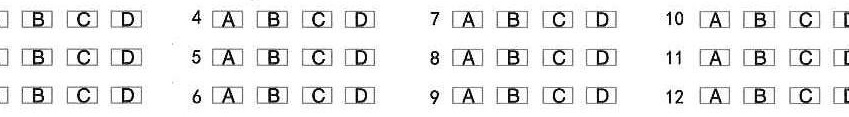
#> input picture data/choice.jpg, 849 x 117 px
$ python -i demo14.py   (imports and definitions only)   (older library calls are emulated)
#> lines starting #> are read from the running program, lines starting #| are printed output that depends on the picture; after the words box and inside, x2 and y2 are one past the last pixel; in counts of white or black regions, pixels touching at a corner belong together
### utils.py
# @Author  : lightXu
# @File    : utils.py
# @Time    : 2018/11/22 0022 上午 11:01
import os
import json
import math
import subprocess
import xml.etree.cElementTree as ET

import cv2, re
import numpy as np
from PIL import Image
from pywt import wavedec2, waverec2


# [12 lines left out: function read_label, not called in this run]


class NpEncoder(json.JSONEncoder):
    # [268 lines left out: functions default, create_xml, read_xml, read_xml_to_json, crop_region, img_resize and 7 more, not called in this run]


def crop_region_direct(im, bbox):
    xmin = bbox[0]
    ymin = bbox[1]
    xmax = bbox[2]
    ymax = bbox[3]

    region = im[ymin:ymax, xmin:xmax]
    return region


# [510 lines left out: functions decide_coordinate_contains1, decide_coordinate_full_contains, decide_coordinate_full_contains2, decide_coordinate_left_top, decide_choice_m_left_top, decide_coordinate_left_baidu and 16 more, not called in this run]


class ImageHash(object):
    """
    Hash encapsulation. Can be used for dictionary keys and comparisons.
    """

    def __init__(self, binary_array):
        self.hash = binary_array

    def __str__(self):
        return _binary_array_to_hex(self.hash.flatten())

    def __repr__(self):
        return repr(self.hash)

    # [16 lines left out: functions __sub__, __eq__, __ne__, not called in this run]

    def __hash__(self):
        # this returns a 8 bit integer, intentionally shortening the information
        return sum([2 ** (i % 8) for i, v in enumerate(self.hash.flatten()) if v])


# [50 lines left out: functions whash, average_hash, not called in this run]


def hash_similarity(hash_as_t, hash_to_regi):
    similarity = 1 - (hash_as_t - hash_to_regi) / len(hash_as_t.hash) ** 2  # 相似性
    return similarity


# [87 lines left out: functions image_hash_detection_simple, xyxy2xywh, xywh2xyxy, py_cpu_nms, preprocess, not called in this run]

### cross_point/demo14.py
# -*- coding:utf-8 -*-
__author__ = 'lynn'
__date__ = '2021/5/6 11:12'


import cv2, os, shutil
import numpy as np
import xml.etree.ElementTree as ET
from utils import *
from PIL import Image


# [114 lines left out: functions center_point, clustering_points, dict_get, dist_point_line, flatten, groupby and 4 more, not called in this run]


def polygon_to_box(polygon):
    print(polygon)
    return (polygon[0], polygon[3], polygon[4], polygon[7])


def sort(coll, key=lambda x: x, reverse=False):
    coll.sort(key=key, reverse=reverse)
    return coll


# 自适应阈值出来了很多噪点,感觉更适合自然场景多些
def prepare_gray_(img_color):
    img_gray = cv2.bitwise_not(cv2.cvtColor(img_color, cv2.COLOR_RGB2GRAY))
    return cv2.adaptiveThreshold(img_gray, 255, cv2.ADAPTIVE_THRESH_MEAN_C, cv2.THRESH_BINARY, 15, -2)


def prepare_gray(img_color):
    gray_img = cv2.bitwise_not(cv2.cvtColor(img_color, cv2.COLOR_RGB2GRAY))
    # return cv2.adaptiveThreshold(img_gray, 255, cv2.ADAPTIVE_THRESH_MEAN_C, cv2.THRESH_BINARY, 15, -2)
    _ret, thresh_img = cv2.threshold(gray_img, 0, 255, cv2.THRESH_BINARY + cv2.THRESH_OTSU)
    return thresh_img


# def outline_frame(img_gray, border_thickness, horizontal_scale=20.0, vertical_scale=20.0):
# [238 lines left out: functions outline_frame, align_points, cross_points, get_std_row, get_std_column, judge_cross_point_and_direction and 2 more, not called in this run]


def rgb2binary(im):
    gray_img = cv2.cvtColor(im, cv2.COLOR_BGR2GRAY)
    _ret, thresh_img = cv2.threshold(gray_img, 0, 255, cv2.THRESH_BINARY_INV + cv2.THRESH_OTSU)
    # _ret, thresh_img = cv2.threshold(gray_img, 0, 255, cv2.THRESH_OTSU)
    return thresh_img


# [20 lines left out: function get_hist_, not called in this run]


def get_hist(image, bboxes_new):
    new_box_list = []
    for index, box in enumerate(bboxes_new):
        small_image = crop_region_direct(image, box)
        img_mtx = np.asarray(rgb2binary(small_image))
        y_sum_array = img_mtx.sum(axis=0).sum()
        height, width = small_image.shape[:2]
        # hist = np.histogram(small_image, bins=2)
        # 这个地方想把图像中很小一块地方但是黑色像素很多的地方全部涂黑,
        # 避免后续检测花很久的时间,能涂黑的区域条件还是很苛刻的,一般图像都不会经过这个处理
        if height < 550 and width < 700 and y_sum_array > 12000000:
            # cv2.imwrite(r'E:\111_4_26_test_img\save\\' + str(y_sum_array) + '_small_image.jpg', small_image)
            new_box_list.append(box)
    if len(new_box_list) == 1:
        bbox_ = new_box_list[0]
        image[bbox_[1]: bbox_[3], bbox_[0]: bbox_[2]] = 255
        # cv2.imwrite(r'E:\111_4_26_test_img\save\new_img.jpg', image)
        return image
    else:
        return image


def get_chart_pic_from_image_(image):
    height, width = image.shape[:2]
    ratio = 1
    resize_image = cv2.resize(image, (int(width/ratio), int(height/ratio)), cv2.INTER_NEAREST)
    img_gray = prepare_gray(resize_image)
    _, contours, hierarchy = cv2.findContours(img_gray, cv2.RETR_LIST, cv2.CHAIN_APPROX_TC89_L1)
    bboxes = []
    for cnt_id, cnt in enumerate(reversed(contours)):
        x, y, w, h = cv2.boundingRect(cnt)
        bboxes.append((x, y, x + w, y + h))

    # 框出面积最大的几个就好
    bboxes_array = np.array(bboxes)
    bboxes_area = (bboxes_array[:, 2] - bboxes_array[:, 0]) * (bboxes_array[:, 3] - bboxes_array[:, 1])
    max_index = np.argsort(bboxes_area)[::-1][:20]
    bboxes_new = [bboxes_array[ele] for ele in list(max_index)]
    for pixel in bboxes_new:
        x_min, y_min, x_max, y_max = pixel
        cv2.rectangle(image, (int(x_min * ratio), int(y_min * ratio)), (int(x_max * ratio), int(y_max * ratio)), (255, 0, 255), 1)
        cv2.imwrite(r'E:\111_4_26_test_img\save\save.jpg', image)
    h = get_hist(image, bboxes_new)
    print('h:', h)

    # [14 lines of commented-out code are left out]


# [20 lines left out: function get_chart_pic_from_image, not called in this run]


# [17 lines not run here, left out]

>>> import cv2
>>> picture = cv2.cvtColor(cv2.imread('../data/choice.jpg'), cv2.COLOR_BGR2RGB)
#> picture is the input picture: shape (117, 849, 3); min 0, max 255, mean 236.3
>>> result = get_chart_pic_from_image_(picture)
#> in prepare_gray, `gray_img = cv2.bitwise_not(cv2.cvtColor(img_color, cv2.COLOR_RGB2GRAY))`:
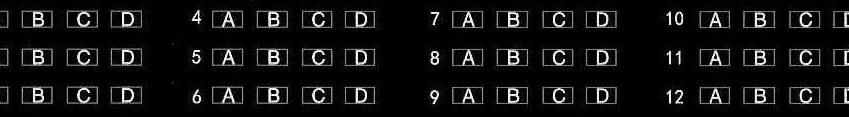
#> gray_img: shape (117, 849); min 0, max 255, mean 18.7
#> in prepare_gray, `_ret, thresh_img = cv2.threshold(gray_img, 0, 255, cv2.THRESH_BINARY +..`:
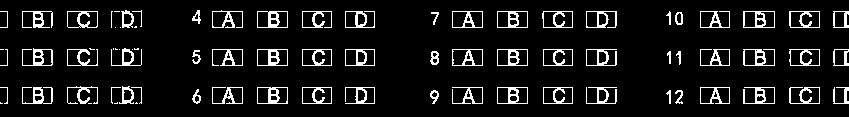
#> thresh_img: shape (117, 849); 8.8% white in thin lines or dots, all inside (x1, y1, x2, y2) = (0, 10, 849, 104)
#> in get_chart_pic_from_image_, `_, contours, hierarchy = cv2.findContours(img_gray, cv2.RETR_LIST, cv2..`: contours = 190 contours, 45 with area under 20; largest, box (x1, y1, x2, y2) and area: (743, 11, 775, 28) 496, (497, 87, 528, 104) 480, (497, 49, 528, 66) 480, (452, 49, 483, 66) 480, (257, 49, 288, 66) 480
#> the loop in get_chart_pic_from_image_, `for cnt_id, cnt in enumerate(reversed(contours)):` made 190 passes
#> (x, y, w, h) on passes 1, 3, 4: (121, 10, 13, 18), (192, 10, 9, 14), (212, 10, 31, 18)
#> after the loop in get_chart_pic_from_image_, `for cnt_id, cnt in enumerate(reversed(contours)):`: bboxes = 190 items, first 6: (121, 10, 134, 28), (132, 10, 142, 27), (192, 10, 201, 24), (212, 10, 243, 28), (0, 11, 8, 28), (22, 11, 53, 28)
#> in get_chart_pic_from_image_, `bboxes_array = np.array(bboxes)`: bboxes_array = 190 rows, first 6: [121, 10, 134, 28], [132, 10, 142, 27], [192, 10, 201, 24], [212, 10, 243, 28], [0, 11, 8, 28], [22, 11, 53, 28]
#> in get_chart_pic_from_image_, `bboxes_area = (bboxes_array[:, 2] - bboxes_array[:, 0]) * (bboxes_arra..`: bboxes_area = 190 values, max 558 at index 3, min 1 at index 61, mean 214.5
#> in get_chart_pic_from_image_, `max_index = np.argsort(bboxes_area)[::-1][:20]`: max_index = 20 values, max 149 at index 16, min 3 at index 1, mean 92.9
#> in get_chart_pic_from_image_, `bboxes_new = [bboxes_array[ele] for ele in list(max_index)]`: bboxes_new = 20 items, first 6: [67, 86, 98, 104], [212, 10, 243, 28], [22, 48, 53, 66], [743, 11, 775, 28], [743, 49, 775, 66], [743, 87, 775, 104]
#> the loop in get_chart_pic_from_image_, `for pixel in bboxes_new:` made 20 passes
#> (x_min, y_min, x_max, y_max) on passes 1 to 12: (67, 86, 98, 104), (212, 10, 243, 28), (22, 48, 53, 66), (743, 11, 775, 28), (743, 49, 775, 66), (743, 87, 775, 104), (789, 49, 820, 66), (497, 49, 528, 66), (452, 87, 483, 104), (22, 11, 53, 28), (111, 49, 142, 66), (257, 87, 288, 104)
#> pass 1, in get_chart_pic_from_image_, `cv2.imwrite(r'E:\111_4_26_test_img\save\save.jpg', image)`:
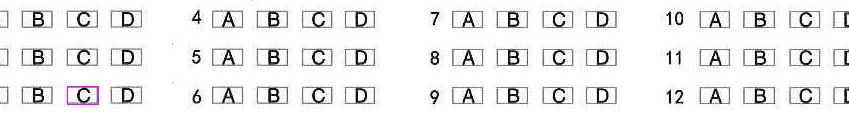
#> saved as save.jpg: shape (117, 849, 3); mean B, G, R 236.4, 236.1, 236.4
#> after the loop in get_chart_pic_from_image_, `for pixel in bboxes_new:`:
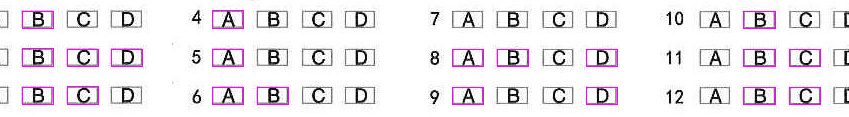
#> image: shape (117, 849, 3); 1.94% of pixels changed, all inside (x1, y1, x2, y2) = (22, 10, 821, 105)
#> the loop in get_hist, `for index, box in enumerate(bboxes_new):` made 20 passes
#> (xmin in crop_region_direct, ymin in crop_region_direct, xmax in crop_region_direct, ymax in crop_region_direct, y_sum_array, height, width) on passes 1 to 12: (67, 86, 98, 104, 53040, 18, 31), (212, 10, 243, 28, 50490, 18, 31), (22, 48, 53, 66, 59670, 18, 31), (743, 11, 775, 28, 51255, 17, 32), (743, 49, 775, 66, 52275, 17, 32), (743, 87, 775, 104, 52530, 17, 32), (789, 49, 820, 66, 46665, 17, 31), (497, 49, 528, 66, 49215, 17, 31), (452, 87, 483, 104, 42075, 17, 31), (22, 11, 53, 28, 51510, 17, 31), (111, 49, 142, 66, 46155, 17, 31), (257, 87, 288, 104, 51765, 17, 31)
#> after the loop in get_hist, `for index, box in enumerate(bboxes_new):`: new_box_list = []
#> (printed output is left out)
